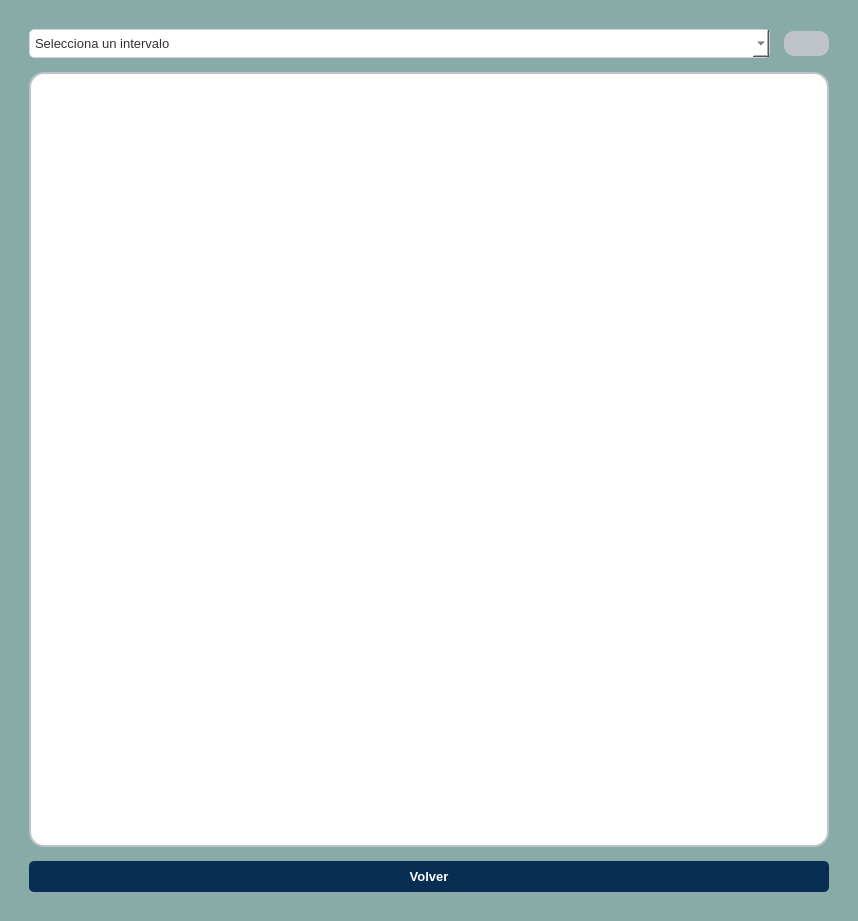
<?xml version="1.0" encoding="UTF-8"?>
<ui version="4.0">
 <class>Dialog</class>
 <widget class="QDialog" name="Dialog">
  <property name="geometry">
   <rect>
    <x>0</x>
    <y>0</y>
    <width>1040</width>
    <height>921</height>
   </rect>
  </property>
  <property name="sizePolicy">
   <sizepolicy hsizetype="Expanding" vsizetype="Expanding">
    <horstretch>0</horstretch>
    <verstretch>0</verstretch>
   </sizepolicy>
  </property>
  <property name="windowTitle">
   <string>Dialog</string>
  </property>
  <property name="styleSheet">
   <string notr="true">#Dialog {
    background-color: #89ABA7;
}

* {
    font-family: 'Segoe UI', Tahoma, Geneva, Verdana, sans-serif;
    font-size: 13px;
}

QFrame#frame_principal {
    background-color: white;
    border: 2px solid #e5e7eb;
    border-radius: 15px;
}
QTableWidget::item:selected {
    background-color: #dbeafe; 
    color: #1e40af;
}

QComboBox QAbstractItemView {
    background-color: white;
    selection-background-color: #1f2937; 
    selection-color: white; 
}

QLineEdit, QComboBox {
    border: 1px solid #ced4da;
    border-radius: 5px;
    padding: 5px;
    background-color: white;
    color: #333;
}

QLineEdit {
    border: 2px solid #bdc3c7;
    border-radius: 15px; 
    padding: 5px 15px;
    background: white;
    selection-background-color: #34495e;
}

QLabel {
    border: 2px solid #bdc3c7;
    border-radius: 15px; /* Aquí está el redondeo */
    background: white;
    selection-background-color: #34495e;
}
QTableWidget {
    border: 1px solid #d1d5db;
    border-radius: 10px; 
    gridline-color: #f3f4f6;
}
/* Estilo para las cabeceras de la tabla */
QHeaderView::section {
    background-color: #2c3e50;
    color: white;
    padding: 5px;
    border: none;
    font-weight: bold;
}


QPushButton#boton_buscar {
    background-color: #bdc3c7;
    color: white;
    border-radius: 10px;
    padding: 5px;
}

QPushButton#boton_buscar:hover {
    background-color: #d5dbdb;
}

QPushButton#boton_buscar:pressed {
    background-color: #7f8c8d;
}

QHeaderView::section:last {
    border-top-right-radius: 5px;
}

QHeaderView::section:first {
    border-top-left-radius: 5px;
}

QHeaderView::section {
    background-color: #1f2937; 
    color: #ffffff; /* Texto blanco */
    font-family: &quot;Segoe UI&quot;, Arial, sans-serif;
    font-size: 15px;
    font-weight: bold; /* Negrita */
    padding: 6px;
    border: none;
    border-right: 1px solid #374151; /* Una pequeña línea divisoria entre títulos */
}

</string>
  </property>
  <layout class="QVBoxLayout" name="verticalLayout_2">
   <property name="sizeConstraint">
    <enum>QLayout::SetMaximumSize</enum>
   </property>
   <item>
    <layout class="QHBoxLayout" name="horizontalLayout_4"/>
   </item>
   <item>
    <layout class="QHBoxLayout" name="horizontalLayout_9">
     <property name="leftMargin">
      <number>10</number>
     </property>
     <property name="topMargin">
      <number>10</number>
     </property>
     <property name="rightMargin">
      <number>10</number>
     </property>
     <property name="bottomMargin">
      <number>10</number>
     </property>
     <item>
      <layout class="QVBoxLayout" name="verticalLayout">
       <property name="spacing">
        <number>14</number>
       </property>
       <property name="leftMargin">
        <number>8</number>
       </property>
       <property name="topMargin">
        <number>8</number>
       </property>
       <property name="rightMargin">
        <number>8</number>
       </property>
       <property name="bottomMargin">
        <number>8</number>
       </property>
       <item>
        <layout class="QHBoxLayout" name="horizontalLayout_6">
         <item>
          <widget class="QComboBox" name="opcion_buscador">
           <property name="currentText">
            <string/>
           </property>
           <property name="currentIndex">
            <number>-1</number>
           </property>
           <property name="placeholderText">
            <string>Selecciona un intervalo</string>
           </property>
           <property name="frame">
            <bool>true</bool>
           </property>
           <item>
            <property name="text">
             <string>Última semana</string>
            </property>
           </item>
           <item>
            <property name="text">
             <string>Último mes</string>
            </property>
           </item>
           <item>
            <property name="text">
             <string>Últimos 3 meses</string>
            </property>
           </item>
          </widget>
         </item>
         <item>
          <widget class="QPushButton" name="boton_buscar">
           <property name="maximumSize">
            <size>
             <width>45</width>
             <height>16777215</height>
            </size>
           </property>
           <property name="text">
            <string/>
           </property>
           <property name="icon">
            <iconset>
             <normaloff>recursos/Lupa.png</normaloff>recursos/Lupa.png</iconset>
           </property>
           <property name="iconSize">
            <size>
             <width>25</width>
             <height>25</height>
            </size>
           </property>
          </widget>
         </item>
        </layout>
       </item>
       <item>
        <widget class="QLabel" name="label_2">
         <property name="minimumSize">
          <size>
           <width>800</width>
           <height>600</height>
          </size>
         </property>
         <property name="text">
          <string/>
         </property>
        </widget>
       </item>
       <item>
        <widget class="QPushButton" name="boton_volver">
         <property name="styleSheet">
          <string notr="true">QPushButton {
    background-color: #082e53; 
    color: white;  
    border-radius: 5px; 
    padding: 8px;  
    font-weight: bold;
}

QPushButton:hover {
    background-color: #1b5084; 
}

QPushButton:pressed {
    background-color: #031324; 
}</string>
         </property>
         <property name="text">
          <string>Volver</string>
         </property>
         <property name="autoDefault">
          <bool>false</bool>
         </property>
        </widget>
       </item>
      </layout>
     </item>
    </layout>
   </item>
   <item>
    <layout class="QHBoxLayout" name="horizontalLayout_3"/>
   </item>
  </layout>
 </widget>
 <resources/>
 <connections/>
</ui>
